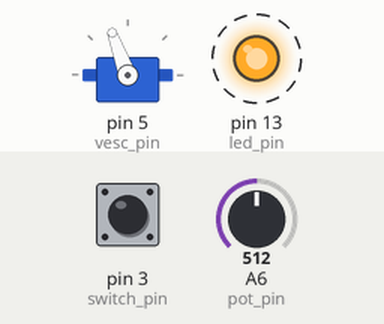
This sketch was run on a simulated Arduino Nano, built with avr-gcc and run on an emulated ATmega328P. Parts: servo, output pins drawn as LEDs (lit = HIGH). Dashed ring = blinking. The inputs (shaded band) are chosen by the test bench; at power-on: A6 (pot_pin) = 512, pin 3 (switch_pin) HIGH.

Above: at 2.26 s.
2.3 s: A6 (pot_pin) set to 716
At 2.46 s:
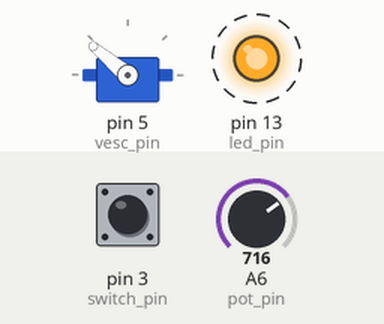
5.3 s: pin 3 (switch_pin) pulled LOW for 3.2 s
At 6.7 s:
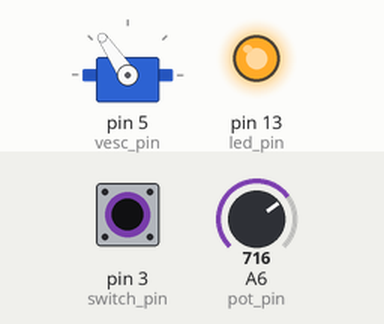
10.0 s: A6 (pot_pin) set to 871
At 10.34 s:
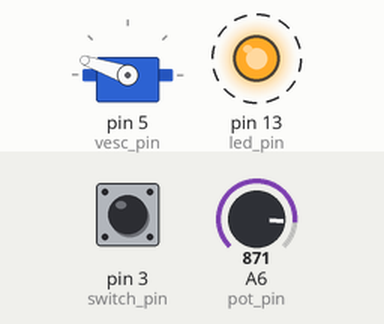
13.0 s: A6 (pot_pin) set to 511
At 13.17 s:
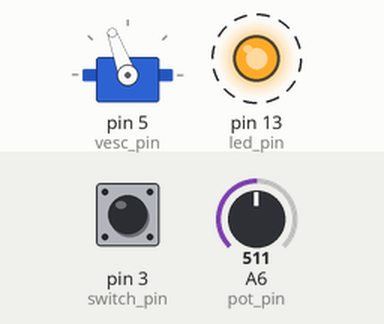
16.0 s: A6 (pot_pin) set to 306
At 16.2 s:
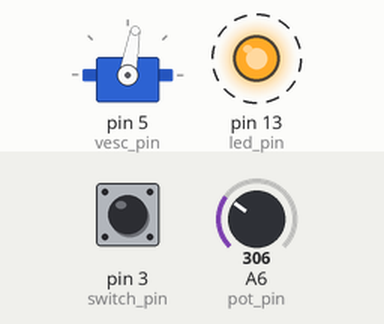
19.0 s: pin 3 (switch_pin) pulled LOW for 0.15 s
At 19.07 s:
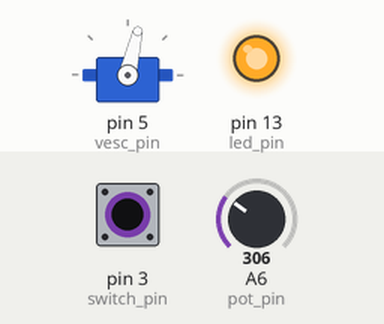
Timing chart, 0 to 23.0 s (numbered marks = the images above; inputs shaded):
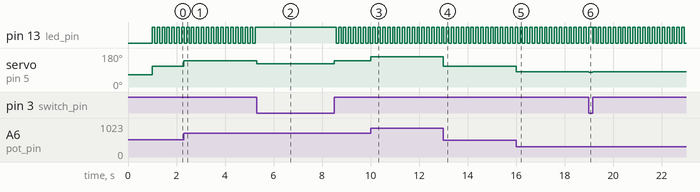

Measured:
- after the input at 2.3 s, servo on pin 5 (vesc_pin): 110° → 140° at once
- after the input at 5.3 s, servo on pin 5 (vesc_pin): 140° → 124° at once, → 140° 3.2 s later
- after the input at 10.0 s, servo on pin 5 (vesc_pin): 140° → 161° at once
- after the input at 13.0 s, servo on pin 5 (vesc_pin): 161° → 110° at once
- after the input at 16.0 s, servo on pin 5 (vesc_pin): 110° → 80° at once
- after the input at 19.0 s, servo on pin 5 (vesc_pin): 80° → 77° at once, → 80° 0.15 s later

The sketch:

vescPPM.ino
```cpp
//Adapted from ElectroNoobs ESC Controller by Aaron Becker

//TODO ADD LED
#include <Servo.h>                        //We need this library for the PWm signal
Servo VESC;                              //We create the servo pin, later attach to D3

#define pot_pin A6
#define switch_pin 3
#define vesc_pin 5
#define led_pin 13 //maybe I'll actually add an indicator led someday

#define ESC_MIN 1200
#define ESC_LEGAL_MAX 2000
#define ESC_MAX 2200
//#define ESC_MIDDLE=(ESC_MAX+ESC_MIN)/2

#define THROTTLE_MIN 190
#define THROTTLE_MAX 861
#define MIN_SPEED_LED ESC_MIN+100

int currentSpeed = 1200;
int throttleValue = 0;
int illegalMode = LOW;

unsigned long previousMillis = 0;
#define LED_ILLEGAL_MODE_INTERVAL 100
int ledState = LOW;

void setup() {
  pinMode(switch_pin, INPUT);
  pinMode(vesc_pin, OUTPUT);
  pinMode(led_pin, OUTPUT);
  digitalWrite(led_pin, LOW);

  VESC.attach(vesc_pin);
  VESC.writeMicroseconds(ESC_MIN);           //The range of this ESC is 1000us to 1500 for CW and 1500 to 2000us for CCW
                                           //That's why I map the values from 1505 to 2000u in order to avoid backwards rotations
  delay(1000);
}

void loop() {
  throttleValue = analogRead(pot_pin);
  illegalMode = digitalRead(switch_pin);


  if (illegalMode == LOW) {
    //mult speed by constant or constriain: 2 approaches
    //speed = constrain(speed, 0, NON_ILLEGAL_SPEED_MAX);
    currentSpeed = map(analogRead(pot_pin), THROTTLE_MIN, THROTTLE_MAX, ESC_MIN, ESC_LEGAL_MAX);    //map the 0 to 1024 ponts of analog read to our ranfe from 1505 to 2000us

    lightLedIfSpeed(HIGH); //light high
  } else {
    currentSpeed = map(analogRead(pot_pin), THROTTLE_MIN, THROTTLE_MAX, ESC_MIN, ESC_MAX);    //map the 0 to 1024 ponts of analog read to our ranfe from 1505 to 2000us

    lightLedIfSpeed(ledState); //state according to millis loop
  }

  currentSpeed = constrain(currentSpeed,ESC_MIN, ESC_MAX);       //make sure the signal will never be over the range
  VESC.writeMicroseconds(currentSpeed);

  if ((millis() - previousMillis) > LED_ILLEGAL_MODE_INTERVAL) { //toggle led state in background; will be activated during illegal mode
    previousMillis = millis();

    if (ledState == LOW) {
      ledState = HIGH;
    } else {
      ledState = LOW;
    }
  }

}

void lightLedIfSpeed(int _ledState) {
  if (currentSpeed > MIN_SPEED_LED) {
    digitalWrite(led_pin, _ledState); //enable if high
  } else {
    digitalWrite(led_pin, LOW); //disable if speed low
  }
}
```
